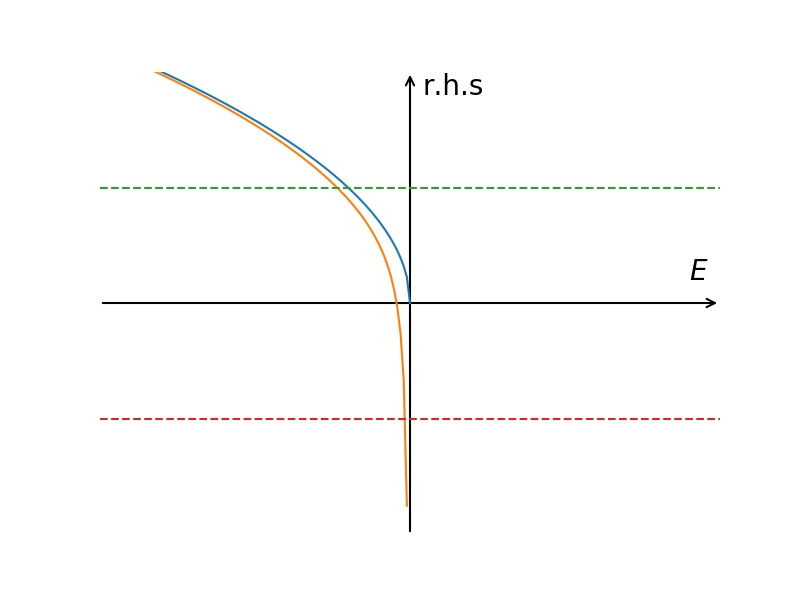

Source code (Python):
import numpy as np
from matplotlib import pyplot as plt
import matplotlib.patches as mpatches

myfig = plt.figure(figsize=[8, 6])
ax = myfig.add_subplot(111)

ax.spines['top'].set_visible(False)
ax.spines['right'].set_visible(False)
ax.spines['left'].set_visible(False)
ax.spines['bottom'].set_visible(False)

ax.set_xticks([])
ax.set_yticks([])
ax.set_xlim(-5, 5)
ax.set_ylim(-2, 2)

lc = 'black'

axX = mpatches.FancyArrowPatch((-5, 0), (5, 0), mutation_scale=15,
                               arrowstyle='->', color=lc, lw=1.5)
ax.add_patch(axX)
axY = mpatches.FancyArrowPatch((0, -2), (0, 2), mutation_scale=15,
                               arrowstyle='->', color=lc, lw=1.5)
ax.add_patch(axY)

ax.annotate(r'$E$', xy=(4.5, .2), fontsize=20)
ax.annotate(r'r.h.s', xy=(.2, 1.8), fontsize=20)

x = np.linspace(-5, 0, 100)
y = np.sqrt(-x)
ax.plot(x, y)

y3 = np.sqrt(-x) + 1/(10*x)
ax.plot(x, y3)


x2 = np.linspace(-5, 5, 100)
rhsPlus = 1 + 0*x2
rhsMinus = -1 + 0*x2
ax.plot(x2, rhsPlus, '--')
ax.plot(x2, rhsMinus, '--')



myfig.savefig('fig2.pdf')
myfig.savefig('fig2.jpg')

